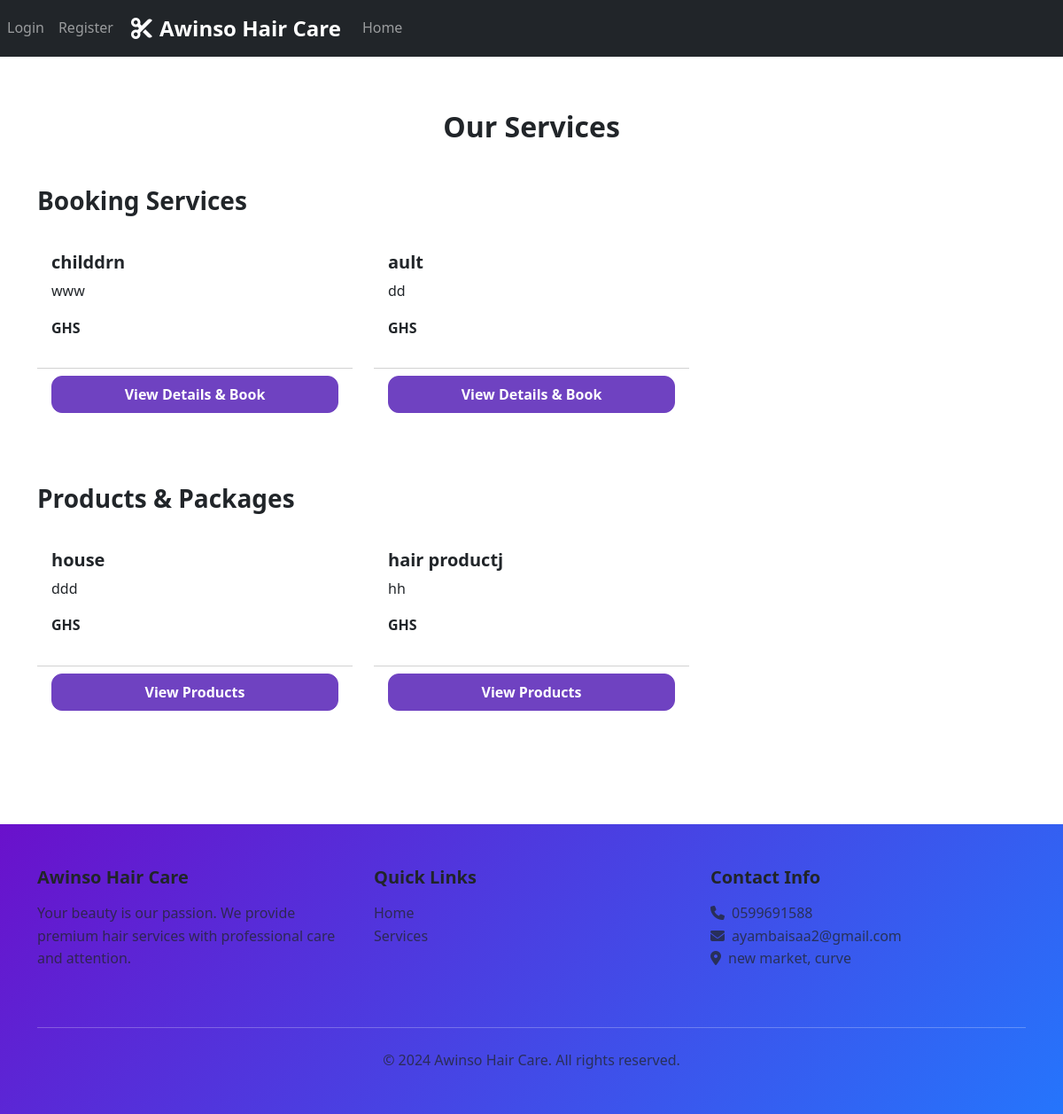
Page /services/ on the committed database.
### salon/models.py (models this page shows, shortened)
class Service(models.Model):
    SERVICE_TYPES = [
        ('booking', 'Booking Service (Appointments)'),
        ('order', 'Order Service (Products)'),
    ]
    name = models.CharField(max_length=200)
    description = models.TextField()
    service_type = models.CharField(max_length=10, choices=SERVICE_TYPES, default='booking')
    is_active = models.BooleanField(default=True)
    created_at = models.DateTimeField(auto_now_add=True)
    updated_at = models.DateTimeField(auto_now=True)
    class Meta:
        verbose_name = "Service"
        verbose_name_plural = "Services"

### salon/views.py (the view)
# urls.py: path('services/', views.service_list, name='service_list'),
def service_list(request):
    services = Service.objects.filter(is_active=True)
    booking_services = services.filter(service_type='booking')
    product_services = services.filter(service_type='order')
    return render(request, 'service_list.html', {
        'booking_services': booking_services,
        'product_services': product_services,
        'all_services': services,
    })

### templates/service_list.html (shortened to what this page needs)
{% extends 'base.html' %}
{% load static %}
{% block content %}
<div class="container py-5">
    <h2 class="text-center mb-5">Our Services</h2>
    {% if booking_services %}
    <div class="row mb-5">
        <div class="col-12">
            <h3 class="mb-4">Booking Services</h3>
        </div>
        {% for service in booking_services %}
        <div class="col-md-4 mb-4">
            <div class="card h-100">
                <div class="card-body">
                    <h5 class="card-title">{{ service.name }}</h5>
                    <p class="card-text">{{ service.description|truncatewords:20 }}</p>
                    <p class="fw-bold">GHS {{ service.price }}</p>
                </div>
                <div class="card-footer bg-transparent">
                    <a href="{% url 'salon:service_detail' service.id %}" class="btn btn-primary w-100">
                        View Details & Book
                    </a>
                </div>
            </div>
        </div>
        {% endfor %}
    </div>
    {% endif %}
    {% if product_services %}
    <div class="row">
        <div class="col-12">
            <h3 class="mb-4">Products & Packages</h3>
        </div>
        {% for service in product_services %}
        <div class="col-md-4 mb-4">
            <div class="card h-100">
                <div class="card-body">
                    <h5 class="card-title">{{ service.name }}</h5>
                    <p class="card-text">{{ service.description|truncatewords:20 }}</p>
                    <p class="fw-bold">GHS {{ service.price }}</p>
                </div>
                <div class="card-footer bg-transparent">
                    <a href="{% url 'salon:service_detail' service.id %}" class="btn btn-primary w-100">
                        View Products
                    </a>
                </div>
            </div>
        </div>
        {% endfor %}
    </div>
    {% endif %}
</div>
{% endblock %}

### static/css/style.css (style rules this page uses)
:root { --primary-color: #6f42c1; --primary-dark: #5a32a3; --secondary-color: #6c757d; --success-color: #198754; --danger-color: #dc3545; --warning-color: #ffc107; --info-color: #0dcaf0; --light-color: #f8f9fa; --dark-color: #212529; --border-radius: 12px; --transition-time: 0.3s ease; }
body { font-family: 'Segoe UI', Tahoma, Geneva, Verdana, sans-serif; line-height: 1.6; color: var(--dark-color); padding-top: 76px; }
h1, h2, h3, h4, h5, h6 { font-weight: 700; color: var(--dark-color); }
.card { transition: all var(--transition-time); border: none; border-radius: var(--border-radius); }
.btn { font-weight: 600; border-radius: var(--border-radius); transition: all var(--transition-time); padding: 0.5rem 1.5rem; }
.btn-primary { background: var(--primary-color); border-color: var(--primary-color); }

### rows in the picture
Service: name "childdrn", description "www"
Service: name "ault", description "dd"
Service: name "house", description "ddd"
Service: name "hair productj", description "hh"
